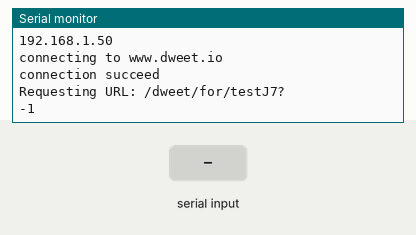
Simulated run of this sketch. Board: ESP8266 (NodeMCU). On the bench: the last lines printed to the serial monitor. Inputs (shaded band) come from the test bench. WiFi joins after 1.5 s; servers stay silent unless stated.

Above: at 4.7 s.
4.8 s: "1" received over the second serial link
At 14.7 s:
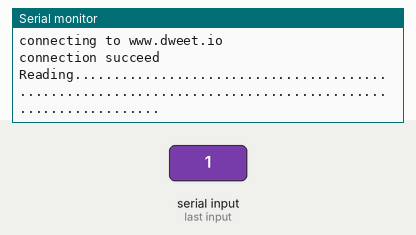
15.7 s: "0" received over the second serial link
At 15.7 s:
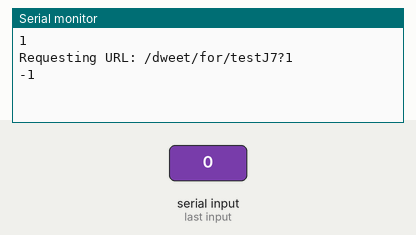
23.7 s: "2" received over the second serial link
At 27.06 s:
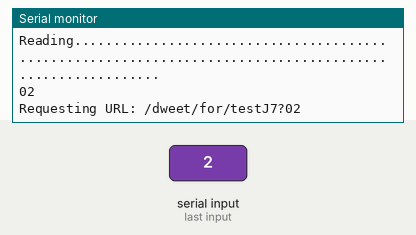
Timing chart, 0 to 28.6 s (numbered marks = the images above; inputs shaded):
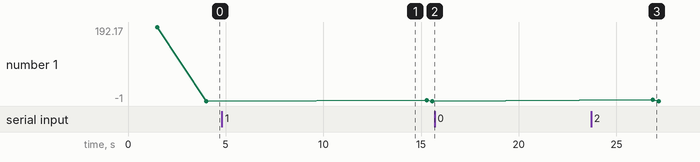

The sketch:

dweetDataTransferNodeMCU.ino
```cpp
#include <ESP8266WiFi.h>
#include <ESP8266HTTPClient.h>
#include <SoftwareSerial.h>
const char* ssid = "i.Uchiha";
const char* password = "1234567890";

const char* host = "www.dweet.io";
const char* thing  = "testJ7";
String thing_content;
HTTPClient http;

SoftwareSerial Inter(D2,D3);

void setup() {
  Serial.begin(9600);
  Inter.begin(4800);
  pinMode(D2,INPUT);
  pinMode(D3,OUTPUT);
  /*while(!Serial){
    Serial.println("waiting for serial");
  }*/

  // We start by connecting to a WiFi network

  Serial.println();
  Serial.println();
  Serial.print("Connecting to ");
  Serial.println(ssid);

  WiFi.begin(ssid, password);

  while (WiFi.status() != WL_CONNECTED) {
    delay(500);
    Serial.print(".");
  }

  Serial.println("");
  Serial.println("WiFi connected");
  Serial.println("IP address: ");
  Serial.println(WiFi.localIP());
  delay(2000);
}

void loop() {
  // put your main code here, to run repeatedly:
  /*if(Serial.available()){
     thing_content = Serial.readString();
  }*/
  //thing_content = "Sunlight=28&Moisture=29&CurrentHumidity=40&CurrentTemperature=25&PirSecurity=0";


  Serial.print("connecting to ");
  Serial.println(host);

  // Use WiFiClient class to create TCP connections
  WiFiClient client;
  const int httpPort = 80;
  if (!client.connect(host, httpPort)) {
    Serial.println("connection failed");
        return;
  }
  else{
    Serial.println("connection succeed");
  }
   // We now create a URI for the request

   while(Inter.available()>0){
       Serial.println("Reading.........................................................................................................");
       thing_content = Inter.readString();
   }

   Serial.println(thing_content);
  String url = "/dweet/for/";
  url += thing;
  url += "?";
  url += thing_content;

  Serial.print("Requesting URL: ");
  Serial.println(url);

  // This will send the request to the server
  client.print(String("GET ") + url + " HTTP/1.1\r\n" +
               "Host: " + host + "\r\n" +
               "Connection: close\r\n\r\n");

  /*Serial.print(String("GET ") + url + " HTTP/1.1\r\n" +
               "Host: " + host + "\r\n" +
               "Connection: close\r\n\r\n");*/
  /*int timeout = millis() + 5000;
  while (client.available() == 0) {
    if (timeout - millis() < 0) {
      Serial.println(">>> Client Timeout !");
      client.stop();
      return;
    }
  }
   Serial.println("Sent to client");

  // Read all the lines of the reply from server and print them to Serial
  while(client.available()){
    String line = client.readStringUntil('\r');
    Serial.print("\nMessage From Client:");
    Serial.print(line);
  }

  Serial.println();
  Serial.println("closing connection");*/
  delay(100);
  if (WiFi.status() == WL_CONNECTED)
    { //Check WiFi connection status
    //Declare an object of class HTTPClient
    http.begin("http://dweet.io/get/latest/dweet/for/water_on_off"); //Specify request destination
    int httpCode = http.GET();
    Serial.println(httpCode);
    //Send the request
    if (httpCode > 0)
    {

      String payload = http.getString();   //Get the request response payload
      int length = payload.length();
      String substr = String(payload.charAt((length-6))) + String(payload.charAt((length-5)));
      Serial.println(substr);                     //Print the response payload
      Inter.println(substr);

    }

    http.end();   //Close connection

    }

    delay(10000); //Send a request every 10 seconds
    //{"this":"succeeded","by":"getting","the":"dweets","with":[{"thing":"water_on_off","created":"2019-03-03T05:36:02.118Z","content":{"out":10}}]}


}
```

Measured:
- after the input at 4.8 s, the serial monitor: prints a new line after 9.4 s (image 1)
- after the input at 23.7 s, the serial monitor: prints a new line after 3.2 s (image 3)
